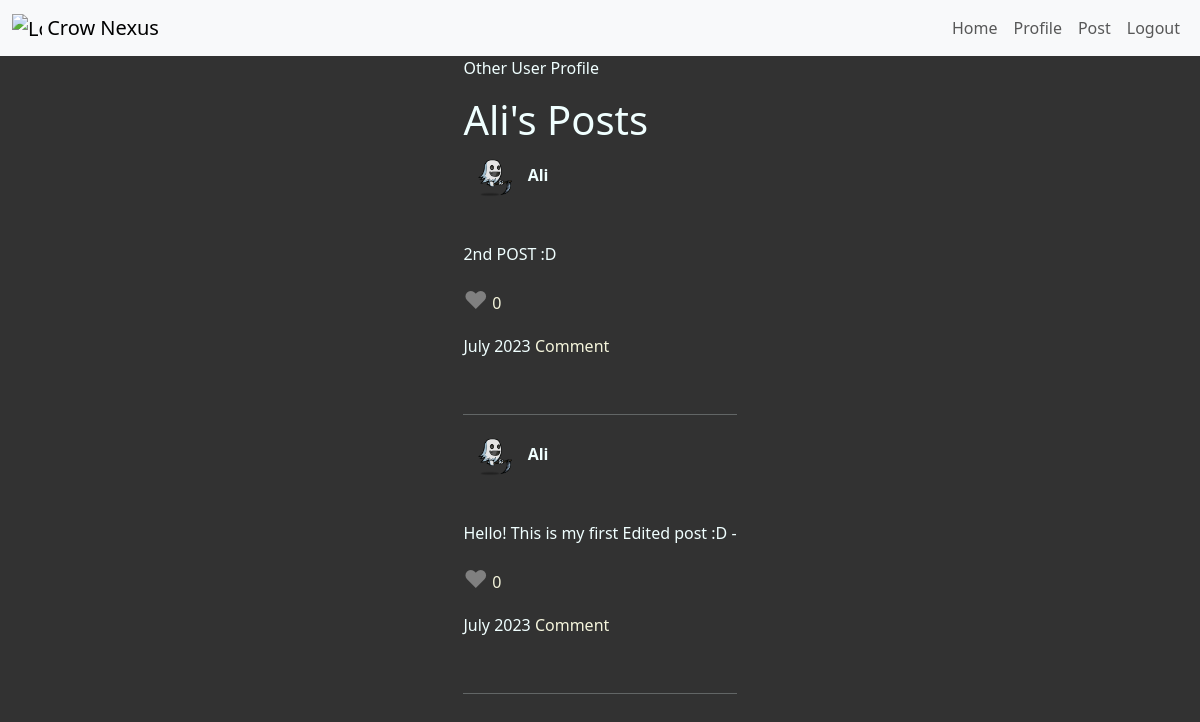
Page /1 (signed in) on the earlier database version.
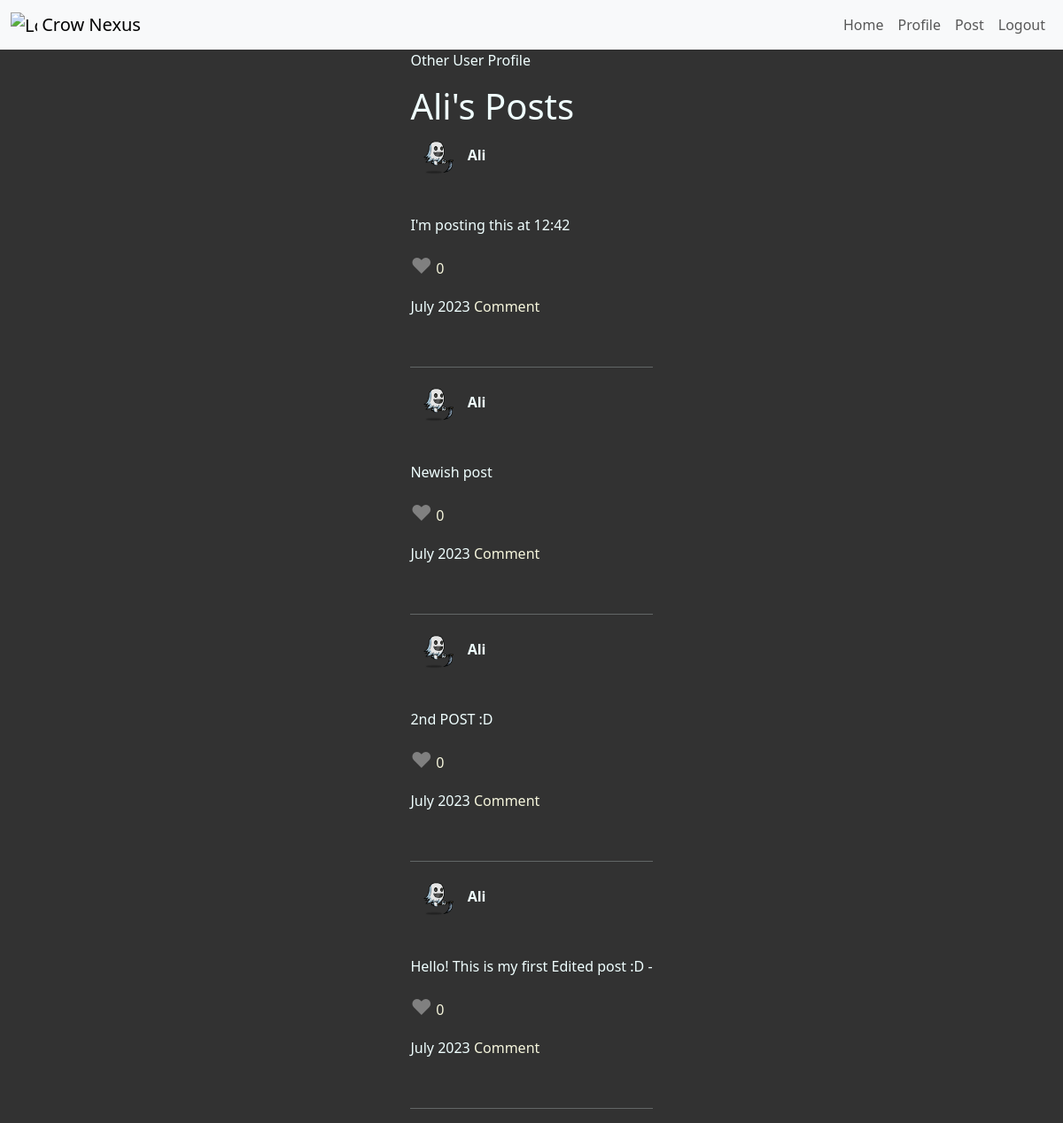
Same page on the later database version.
### main.py (models this page shows, shortened)
    class Post(db.Model):
        __tablename__ = 'post'
        id = db.Column(db.Integer, primary_key=True)
        user_id = db.Column(db.Integer, db.ForeignKey(
            'user.id'), nullable=False)
        body = db.Column(db.Text, nullable=False)
        likes = db.Column(db.Integer, default=0)
        created_at = db.Column(db.DateTime, default=datetime.utcnow)
        updated_at = db.Column(db.DateTime, default=datetime.utcnow)
        user = relationship('User', back_populates='posts')
        comments = db.relationship('Comment', back_populates='post')

    class User(db.Model, UserMixin):
        __tablename__ = 'user'
        id = db.Column(db.Integer, primary_key=True)
        username = db.Column(db.String(40), nullable=False, unique=False)
        email = db.Column(db.String(80), nullable=False, unique=True)
        phone_number = db.Column(db.String(20))
        password = db.Column(db.String(100), nullable=False)
        created_at = db.Column(db.DateTime, default=datetime.utcnow)
        updated_at = db.Column(
            db.DateTime, default=datetime.utcnow, onupdate=datetime.utcnow)
        is_blocked = db.Column(db.Boolean, default=False)
        profile_picture = db.Column(db.String(100))
        posts = relationship('Post', back_populates='user')
        comments = db.relationship('Comment', back_populates='user')
        liked_posts = db.relationship('Post', secondary=likes, backref='likers')
        followed = db.relationship(
        'User', secondary=followers,
        primaryjoin=(followers.c.follower_id == id),
        secondaryjoin=(followers.c.followed_id == id),
        backref=db.backref('followers', lazy='dynamic'), lazy='dynamic'
    )

### main.py (the view)
    @app.route('/<int:user_id>')
    @login_required
    def user_profile(user_id):
        user = User.query.get(user_id)
        if user:
            reversed_posts = Post.query.filter_by(user_id=user.id).order_by(Post.created_at.desc()).all()
            return render_template('user_profile.html', user=user, posts=reversed_posts, current_user=current_user, logged_in=current_user.is_authenticated)
        else:
            flash('User not found.')
            return redirect(url_for('home'))

### main.py (called while the page is built)
@login_manager.user_loader
def load_user(user_id):
    return User.query.get(int(user_id))

### templates/user_profile.html (shortened to what this page needs)
{% extends 'base.html' %}
{% block content %}
<p>Other User Profile</p>
<h1>{{ user.username }}'s Posts</h1>
{% for post in posts %}
<div>
    <p>
        <span>
        {% if post.user.profile_picture %}
            <img src="{{ url_for('static', filename='profile_pictures/' + post.user.profile_picture) }}" alt="Profile Picture">
        {% else %}
         <img src="{{ url_for('static', filename='images/blank-profile-pic.png') }}" alt="Profile Picture">
        {% endif %}
    </span>
    <strong>{{ post.user.username }}</strong>
    </p>
    <br>
    <p>{{ post.body }}</p>
    <p style="font-weight:lighter">
        <p>
            <a href="#" class="like-button" data-post-id="{{ post.id }}" {% if current_user and post in current_user.liked_posts %}class="liked"{% endif %} onclick="likePost(event, this); return false;">
                <span class="likes-wrapper">
                {% if post.likes == 1 %}
                    <span class="heart-emoji red-heart">♥</span>
                {% else %}
                    <span class="heart-emoji empty-heart">♥</span>
                {% endif %}
                <span class="likes-count">{{ post.likes }}</span>
                </span>
            </a>
            </p>
        {{ post.created_at.strftime('%B %Y') }}
        <a href="{{ url_for('show_post', post_id=post.id) }}"> Comment </a>
    <br>
    </p>
    <br><hr>
</div>
{% endfor %}
{% endblock %}

Differences in the rows shown:
added Post: profile_picture (picture), user.username "Ali", body "I'm posting this at 12:42", likes "0", created_at "July 2023"
added Post: profile_picture (picture), user.username "Ali", body "Newish post", likes "0", created_at "July 2023"
